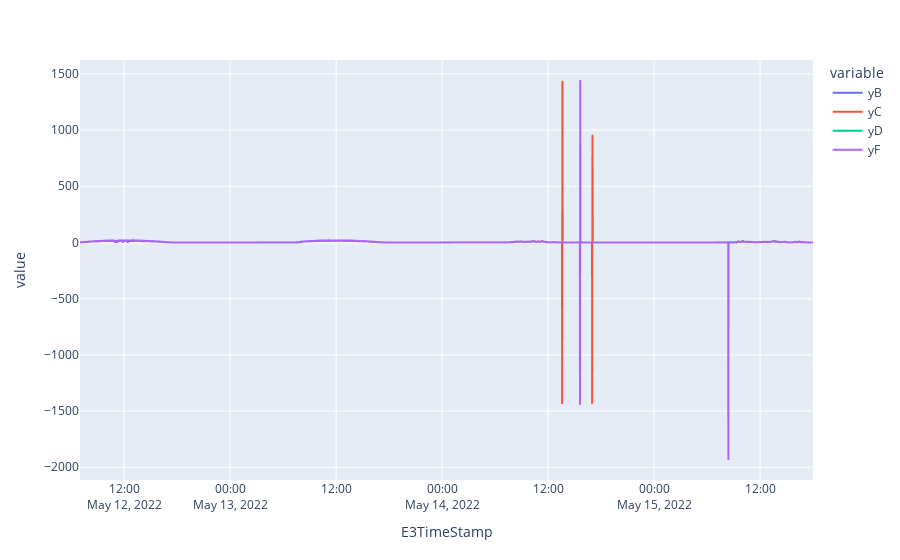

Source (notebook cell):
### Markdown cell above
### yX
The variable yX is derived from the daily energy measurement, representing the energy production per minute. Within the time series, we can identify point anomalies, with instances where the values turn negative serving as indicators of potential issues in the data logger associated with the Daily Energy information.

### Code cell
df_periodo = df[(df.index >= '2022-05-12') & (df.index < '2022-05-16')]
plt.plot(x = df_periodo.index,y= [df_periodo['yB'],df_periodo['yC'],df_periodo['yD'],df_periodo['yF']], data_frame=df_periodo, kind='line')

### Figure 1 — Plotly figure (JSON) as saved in the notebook; plotly's stock layout.template omitted (floating-point values rounded to 4 significant figures; data arrays with more than 128 entries replaced by an {"elided": "..."} marker saying what was removed)
{"data": [{"hovertemplate": "variable=yB<br>E3TimeStamp=%{x}<br>value=%{y}<extra></extra>", "legendgroup": "yB", "line": {"color": "#636efa", "dash": "solid"}, "marker": {"symbol": "circle"}, "mode": "lines", "name": "yB", "showlegend": true, "type": "scattergl", "x": {"elided": "2760 str values"}, "xaxis": "x", "y": {"elided": "2760 float values"}, "yaxis": "y"}, {"hovertemplate": "variable=yC<br>E3TimeStamp=%{x}<br>value=%{y}<extra></extra>", "legendgroup": "yC", "line": {"color": "#EF553B", "dash": "solid"}, "marker": {"symbol": "circle"}, "mode": "lines", "name": "yC", "showlegend": true, "type": "scattergl", "x": {"elided": "2760 str values"}, "xaxis": "x", "y": {"elided": "2760 float values"}, "yaxis": "y"}, {"hovertemplate": "variable=yD<br>E3TimeStamp=%{x}<br>value=%{y}<extra></extra>", "legendgroup": "yD", "line": {"color": "#00cc96", "dash": "solid"}, "marker": {"symbol": "circle"}, "mode": "lines", "name": "yD", "showlegend": true, "type": "scattergl", "x": {"elided": "2760 str values"}, "xaxis": "x", "y": {"elided": "2760 float values"}, "yaxis": "y"}, {"hovertemplate": "variable=yF<br>E3TimeStamp=%{x}<br>value=%{y}<extra></extra>", "legendgroup": "yF", "line": {"color": "#ab63fa", "dash": "solid"}, "marker": {"symbol": "circle"}, "mode": "lines", "name": "yF", "showlegend": true, "type": "scattergl", "x": {"elided": "2760 str values"}, "xaxis": "x", "y": {"elided": "2760 float values"}, "yaxis": "y"}], "layout": {"legend": {"title": {"text": "variable"}, "tracegroupgap": 0}, "margin": {"t": 60}, "xaxis": {"anchor": "y", "domain": [0, 1], "title": {"text": "E3TimeStamp"}}, "yaxis": {"anchor": "x", "domain": [0, 1], "title": {"text": "value"}}}}
